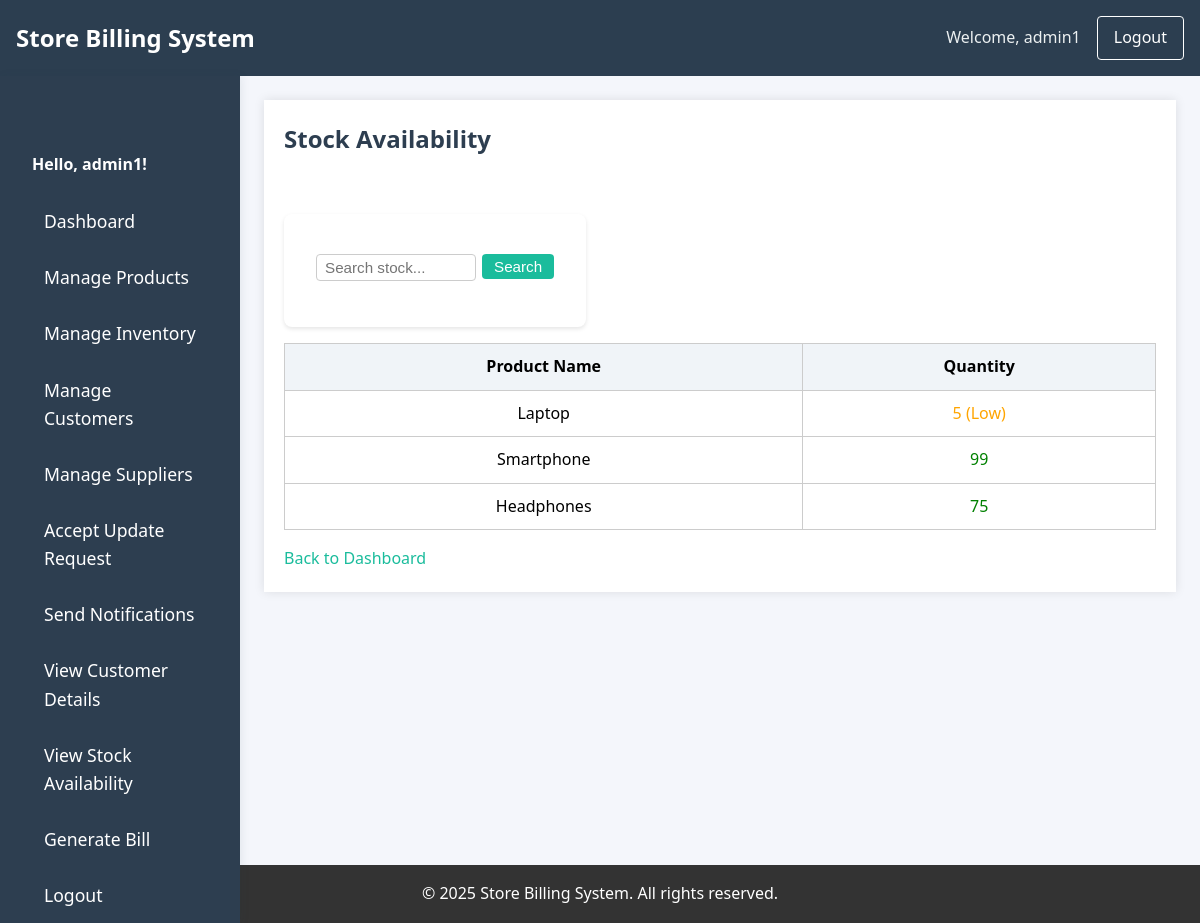
The app's page /view_stock.php (signed in) with its own data.
### tables this page shows
CREATE TABLE `inventory` (
  `id` int(11) NOT NULL,
  `product_id` int(11) NOT NULL,
  `supplier_id` int(11) NOT NULL,
  `quantity` int(11) NOT NULL,
  `purchase_price` decimal(10,2) NOT NULL,
  `purchase_date` date NOT NULL,
  `created_at` timestamp NOT NULL DEFAULT current_timestamp()
);

CREATE TABLE `products` (
  `id` int(11) NOT NULL,
  `name` varchar(100) NOT NULL,
  `description` text DEFAULT NULL,
  `price` decimal(10,2) NOT NULL,
  `stock_quantity` int(11) NOT NULL DEFAULT 0,
  `created_at` timestamp NOT NULL DEFAULT current_timestamp(),
  `supplier_id` int(11) DEFAULT NULL,
  `discount` decimal(10,2) NOT NULL DEFAULT 0.00
);

### view_stock.php (the view, shortened to what this page needs)
<?php
include 'db.php';
$search = isset($_GET['search']) ? $conn->real_escape_string($_GET['search']) : '';
if ($search) {
    $result = $conn->query("SELECT p.name, i.quantity FROM inventory i JOIN products p ON i.product_id = p.id WHERE p.name LIKE '%$search%'");
} else {
    $result = $conn->query("SELECT p.name, i.quantity FROM inventory i JOIN products p ON i.product_id = p.id");
}
?>
<?php include 'header.php'; ?>
<!DOCTYPE html>
<html lang="en">
<head>
    <link rel="stylesheet" href="style.css">
</head>
<body>
<div class="layout">
    <?php include 'sidenav.php'; ?>
    <div id="main" class="main">
        <div class="content-container">
            <h2>Stock Availability</h2>
            <form method="GET" style="margin-bottom:16px; display:inline-flex; align-items:center; gap:6px;">
                <input type="text" name="search" placeholder="Search stock..." value="<?php echo isset($_GET['search']) ? htmlspecialchars($_GET['search']) : ''; ?>" style="padding:4px 8px; font-size:0.95em; border-radius:4px; border:1px solid #ccc; width:160px;">
                <button type="submit" style="padding:4px 12px; font-size:0.95em; border-radius:4px; background:#1abc9c; color:#fff; border:none; cursor:pointer;">Search</button>
            </form>
            <table>
                <tr><th>Product Name</th><th><?php echo ($role === 'admin') ? 'Quantity' : 'Availability'; ?></th></tr>
                <?php while ($row = $result->fetch_assoc()): ?>
                    <tr>
                        <td><?php echo htmlspecialchars($row['name']); ?></td>
                        <td>
                            <?php
                            $qty = $row['quantity'];
                            if ($role === 'admin') {
                                if ($qty == 0) {
                                    echo "<span style='color:red;'>$qty (Out of Stock)</span>";
                                } elseif ($qty <= 5) {
                                    echo "<span style='color:orange;'>$qty (Low)</span>";
                                } else {
                                    echo "<span style='color:green;'>$qty</span>";
                                }
                            } else {
                                echo ($qty > 0) ? 'Available' : 'Not Available';
                            }
                            ?>
                        </td>
                    </tr>
                <?php endwhile; ?>
            </table>
            <a href="dashboard.php">Back to Dashboard</a>
        </div>
    </div>
</div>
<?php include 'footer.php'; ?>
</body>
</html>

### style.css (style rules this page uses)
* { margin: 0; padding: 0; box-sizing: border-box; }
html, body { width: 100vw; min-width: 0; overflow-x: hidden; margin: 0; padding: 0; font-family: 'Segoe UI', Arial, sans-serif; background: #f4f6fb; }
body { line-height: 1.6; min-height: 100vh; }
form { background: white; padding: 2rem; border-radius: 8px; box-shadow: 0 2px 4px rgba(0, 0, 0, 0.1); max-width: 400px; margin: 2rem auto; }
input[type="text"], input[type="password"] { width: 100%; padding: 0.8rem; margin: 0.5rem 0 1rem; border: 1px solid #ddd; border-radius: 4px; }
button { width: 100%; padding: 0.8rem; background-color: #333; color: white; border: none; border-radius: 4px; cursor: pointer; font-size: 1rem; }
a { color: #333; text-decoration: none; }
h2 { color: #2d3e50; margin-bottom: 24px; }
form input, form select, form textarea, button { width: 100%; padding: 10px; margin: 8px 0 16px 0; border: 1px solid #d1d5db; border-radius: 4px; font-size: 1em; }
a { color: #1abc9c; text-decoration: none; }
table { width: 100%; border-collapse: collapse; margin-bottom: 16px; }
th, td { border: 1px solid #d1d5db; padding: 10px; text-align: left; }
th { background: #f0f4f8; }
.main { flex: 1 1 0; width: 100%; margin: 0 !important; padding: 32px 32px 24px 32px; min-width: 0; background: #f4f6fb; display: block; }
.content-container, .dashboard-container, .form-container { width: 100%; max-width: 1300px; margin: 0 auto 0 0; padding: 0; }

### view_stock.php (style rules this page uses)
table { width: 100%; border-collapse: collapse; }
th, td { padding: 10px; text-align: center; border: 1px solid #ccc; }
.content-container { padding: 20px; background-color: #fff; box-shadow: 0 0 10px rgba(0, 0, 0, 0.1); }

### sidenav.php (style rules this page uses)
.main { transition: none !important; padding: 24px; }

### records on screen
inventory: product.name "Laptop", quantity "5"
inventory: product.name "Smartphone", quantity "99"
inventory: product.name "Headphones", quantity "75"

### other values on screen
$_SESSION['username'] "admin1"
$username "admin1"
